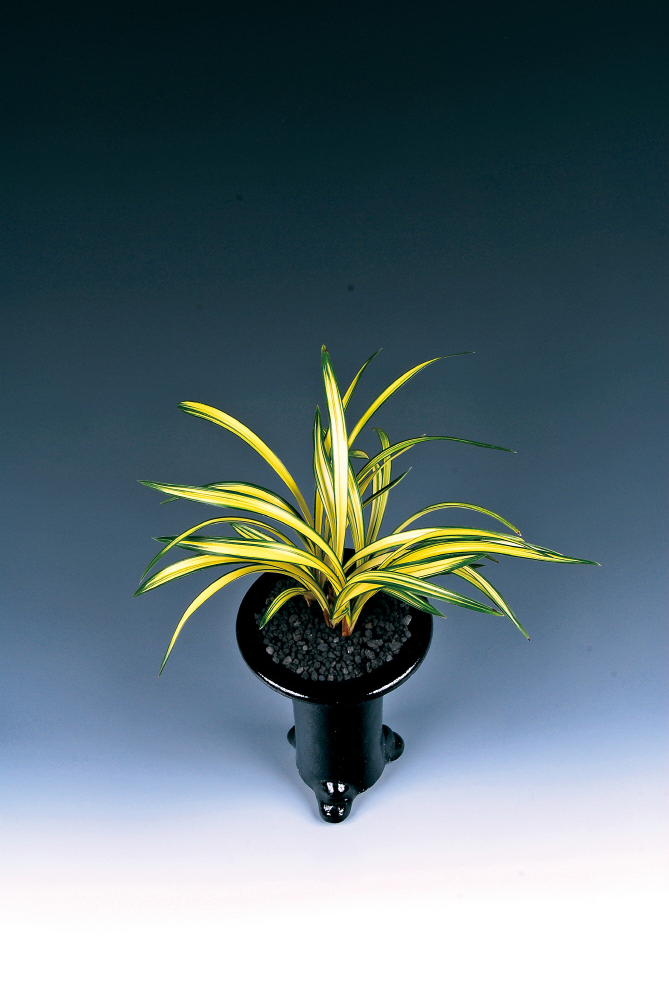
#> input picture images/nan.jpg, 1338 x 2000 px (shown at 1/2 size)
$ python opencv_sharping.py
#> lines starting #> are read from the running program, lines starting #| are printed output that depends on the picture
#################### Sharping #####################
# 경계가 모호한 영상을 경계를 더 뚜렷하게 하는것

# • Isotropic Filter: 영상 내에서 불연속점의 방향에 독립적인 응답,
# • 영상을 회전시키고 난 후, 필터를 적용한 결과와 먼저 필터를 적용하고 그 후 결과를 회전시키는 것과 동일한 결과를 나타낸다. (Rotation Invariant)

# Unsharp mask Filtering
# • unsharp(경계가 뚜렷하지 않은) 영상을 뚜렸하게 변형
# 1.원래 영상 : f(x)
# 2.smoothing 된 영상 : g(x)
# 3.원래 영상 – smoothing 된 영상 : f(x) - g(x)
# 4.원래 영상 + unsharp mask : f(x) + (f(x) - g(x))


################################################
# Unsharp mask filter 구현
# 1 . cv2.GaussianBlur 를 이용해서 blurring
# 2 . 2 * f(x) – blur(f(x)) 함수를 적용
'''
import cv2
import numpy as np

src = cv2.imread('./images/nan.jpg')
src = cv2.resize(src, dsize=(0,0), fx=0.3, fy=0.3)

src_f = src.astype(np.float32)  # float 형태로 변경, 정수인 경우에는 가우시안 필터가 제대로 적용 안됨
blur = cv2.GaussianBlur(src_f, (0,0), 3)   # (0,0) 커널사이즈 정하지 않음, 표준편차 3
m_blur = cv2.blur(src, (9,9))

dst1 = np.clip(2. * src_f - blur, 0, 255).astype(np.uint8)   # clip 값의 상하한 지정, 앞에 2를 곱하는 이유는 경계를 더 뚜렷하게 만들기 위함
dst2 = np.clip(2. * src_f - m_blur, 0, 255).astype(np.uint8)   # clip 값의 상하한 지정


cv2.imshow('src', src)
cv2.imshow('gaussian', dst1)
cv2.imshow('min', dst2)

cv2.waitKey()
cv2.destroyAllWindows()
'''

##############################################
#############   unsharp mask 의 정도 조절
# • 원래 영상 + unsharp mask : f(x) + (f(x) - g(x))
# • 뚜렷한 결과를 위해서 unsharp mask 의 weight 를 증가시킬 수 있음
# • f(x) + k(f(x) - g(x)) = (k+1)f(x) – k g(x)
'''
import cv2
import numpy as np

src = cv2.imread('./images/nan.jpg')
src = cv2.resize(src, dsize=(0,0), fx=0.3, fy=0.3)

src_f = src.astype(np.float32)  # float 형태로 변경, 정수인 경우에는 가우시안 필터가 제대로 적용 안됨
blur = cv2.GaussianBlur(src_f, (0,0), 3)   # (0,0) 커널사이즈 정하지 않음, 표준편차 3
m_blur = cv2.blur(src, (9,9))


k = 3.
dst1 = np.clip((k+1) * src_f - k * blur, 0, 255).astype(np.uint8)
dst2 = np.clip((k+1) * src_f - k * m_blur, 0, 255).astype(np.uint8)


cv2.imshow('src', src)
cv2.imshow('gaussian', dst1)
cv2.imshow('medium', dst2)

cv2.waitKey()
cv2.destroyAllWindows()
'''

##################################################
# 컬러영상의 Unsharp mask filter 적용 방법
# 1 . BRG 을 YCrCb 로 바꾼다
# 2 . 빛에 해당하는 Y 부분만 Unsharp mask filter 를 적용한다.


import cv2
import numpy as np

src = cv2.imread('./images/nan.jpg')
#> src is the input picture: shape (2000, 1338, 3); mean B, G, R 119.3, 112.3, 94.2
src = cv2.resize(src, dsize=(0,0), fx=0.3, fy=0.3)
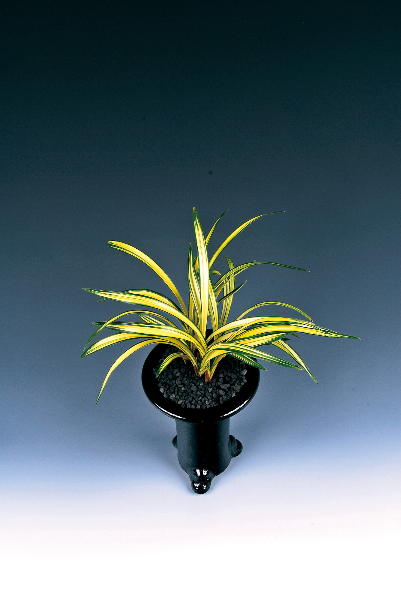
#> src: shape (600, 401, 3); mean B, G, R 119.2, 112.2, 94.1
src_ycrcb = cv2.cvtColor(src, cv2.COLOR_BGR2YCrCb)
#> src_ycrcb: shape (600, 401, 3); mean of channels 0, 1, 2 107.6, 118.4, 134.5

src_f = src_ycrcb[:,:,0].astype(np.float32)
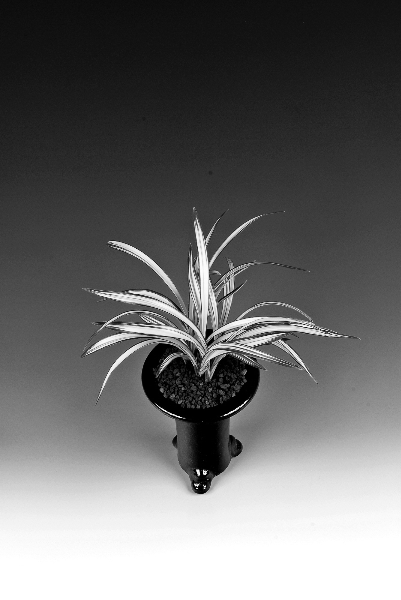
#> src_f: shape (600, 401) float32; min 0, max 255, mean 107.6
blr = cv2.GaussianBlur(src_f, (0,0), 9)
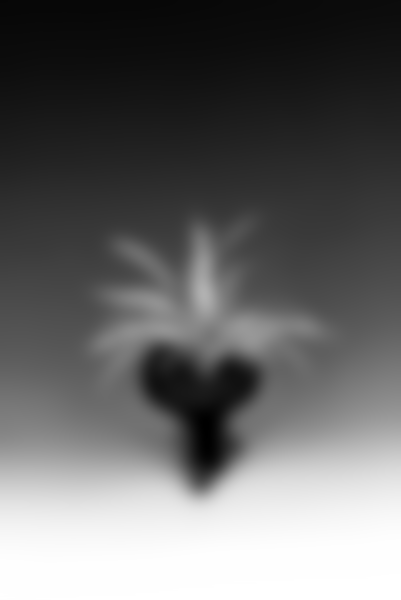
#> blr: shape (600, 401) float32; min 7.1, max 255, mean 107.6; drawn with min black and max white
blr2 = cv2.blur(src_f, (3,3))

src_ycrcb[:,:,0] = np.clip(2 * src_f - blr, 0, 255).astype(np.uint8)
#> src_ycrcb: shape (600, 401, 3); mean of channels 0, 1, 2 106.9, 118.4, 134.5
dst = cv2.cvtColor(src_ycrcb, cv2.COLOR_YCrCb2BGR)
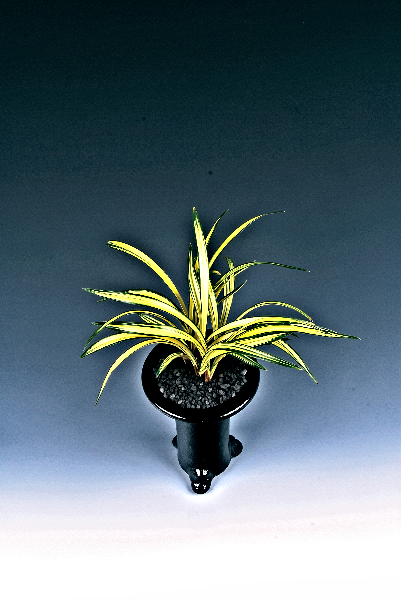
#> dst: shape (600, 401, 3); mean B, G, R 118.7, 111.3, 93.2


'''
src_g = cv2.split(src)
#src_g[0] = src_g.astype(np.float32)

blur = cv2.GaussianBlur(src_g[0], (0,0), 3)

src_g[0] = np.clip(2. * src_g[0] - blur, 0, 255).astype(np.uint8)

dst = cv2.merge(src_g)
dst = cv2.cvtColor(src_ycrcb, cv2.COLOR_YCrCb2BGR)
'''
# k = 3.
# dst1 = np.clip((k+1) * src_f - k * blur, 0, 255).astype(np.uint8)
# dst2 = np.clip((k+1) * src_f - k * m_blur, 0, 255).astype(np.uint8)


cv2.imshow('src', src)
cv2.imshow('gaussian', dst)
# cv2.imshow('medium', dst2)

cv2.waitKey()
cv2.destroyAllWindows()

$ run again, with images/apples.jpg copied over images/nan.jpg
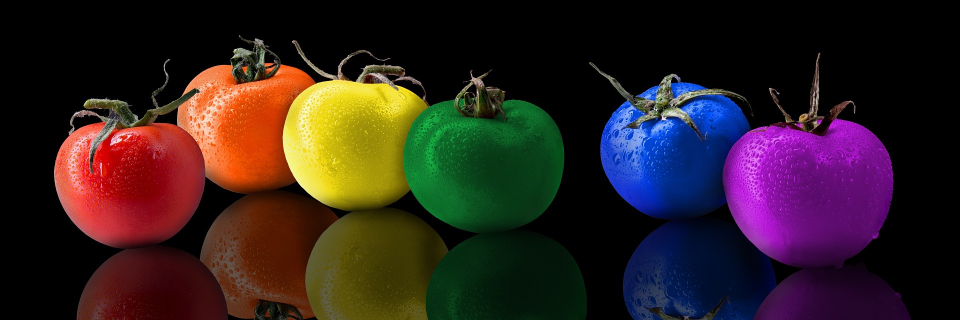
#> input picture images/apples.jpg, 1920 x 640 px (shown at 1/2 size)
#> src is the input picture: shape (640, 1920, 3); mean B, G, R 31.7, 32.7, 48.2
#> src: shape (192, 576, 3)
#> `blr = cv2.GaussianBlur(src_f, (0,0), 9)`:
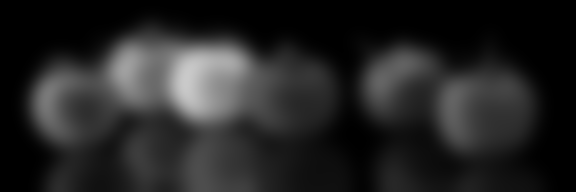
#> blr: shape (192, 576) float32; min 0, max 202, mean 37.2
#> `dst = cv2.cvtColor(src_ycrcb, cv2.COLOR_YCrCb2BGR)`:
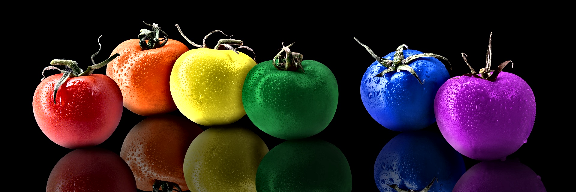
#> dst: shape (192, 576, 3); mean B, G, R 35.3, 35.9, 50.5
